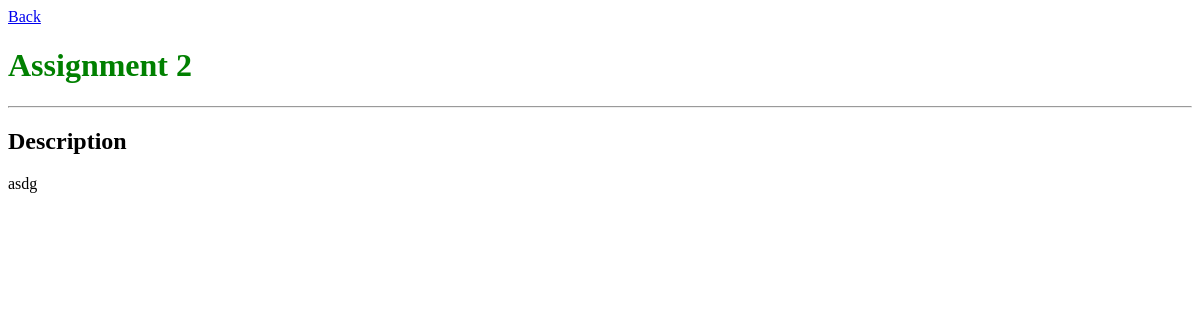
The app's page /app/2/description/, older data.
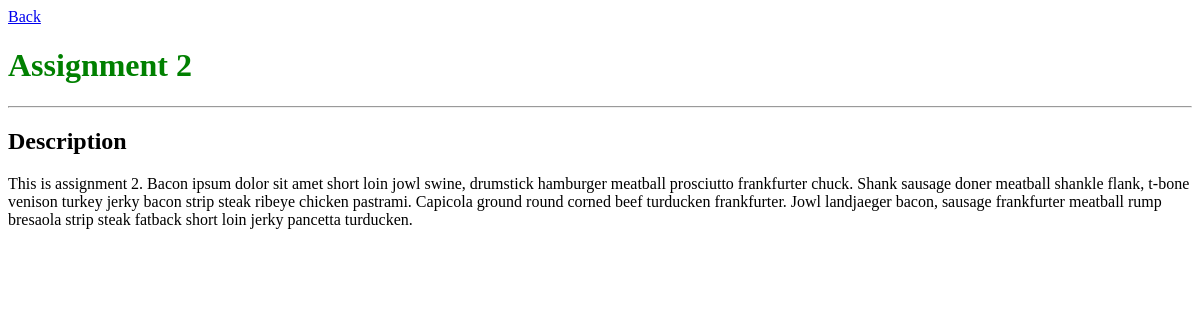
The same page, newer data.
### review/models.py (models this page shows, shortened)
class Assignment(models.Model):
	assignment_id = models.CharField(max_length=140) #Unique ID for assignment
	name = models.CharField(max_length=140)
	create_date = models.DateTimeField()
	modified_date = models.DateTimeField()
	open_date = models.DateTimeField()
	due_date = models.DateTimeField()
	description = models.TextField()
	allow_multiple_uploads = models.BooleanField()
	allow_help_centre = models.BooleanField()
	number_of_peer_reviews = models.IntegerField()
	review_open_date = models.DateTimeField()
	review_due_date = models.DateTimeField()
	weighting = models.IntegerField()
	has_tests = models.BooleanField()
	test_required = models.BooleanField()
	def __unicode__(self):
		return str(self.name)

### review/views.py (the view)
# urls.py: url(r'^(?P<assignment_pk>\d+)/description/$', views.assignment_description, name='assignment_description'),
def assignment_description(request, assignment_pk):
	""" Display the description of an assignment. """
	assignment = get_object_or_404(Assignment, pk=assignment_pk)
	return render(request, 'review/assignment_description.html',
		{'title': assignment, 'assignment': assignment})

### review/templates/review/assignment_description.html
{% extends "review/base.html" %}
{% block content %}
	<a href="/">Back</a>
	<h1>{{ assignment.name }}</h1>
	<hr/>
	<h2>Description</h2>
	<p>
		{{ assignment.description }}
	</p>
{% endblock %}

Row changes from the older to the newer data that the page shows:
changed Assignment "Assignment 2": description "asdg" → "This is assignment 2. Bacon ipsum dolor sit amet short loin jowl swine, drumstick hamburger meatball prosciutto frankfurter chuck. Shank sausage doner meatball shankle flank, t-bone venison turkey jerky bacon strip steak ribeye chicken pastrami. Capicola ground round corned beef turducken frankfurter. Jowl landjaeger bacon, sausage frankfurter meatball rump bresaola strip steak fatback short loin jerky pancetta turducken."
